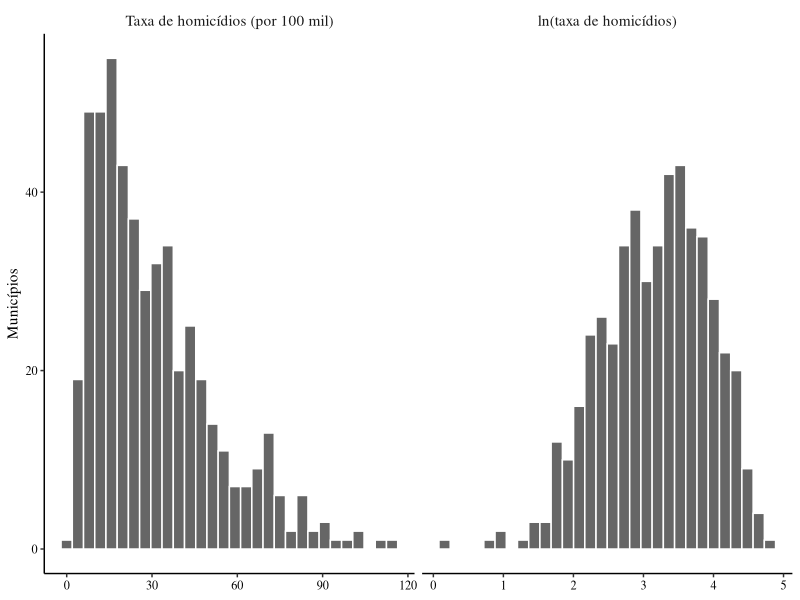
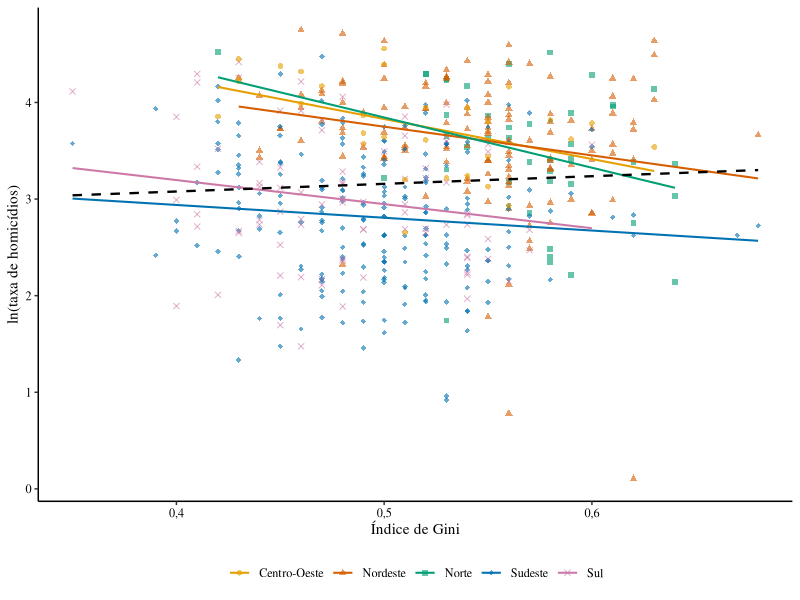
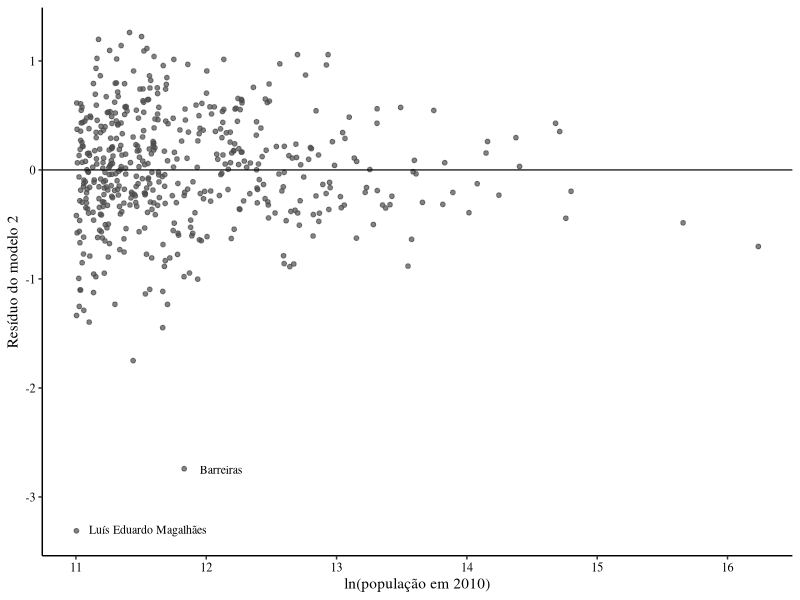
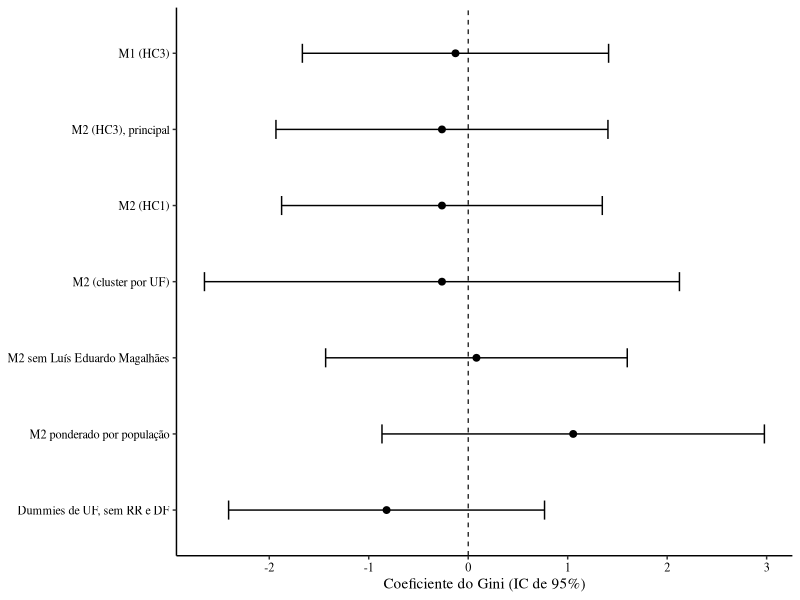

Recreate these plots in R, in order.
library(ggplot2)
d <- read.csv("dados/final/base_final.csv", fileEncoding = "UTF-8-BOM")
d$ln_taxa <- log(d$taxa_homicidio)
d$ln_dens <- log(d$densidade)
f2 <- ln_taxa ~ gini + desocupacao + anos_estudo_esperados + ln_renda_pc + pct_jovens_homens + pct_urbano + ln_pop + ln_dens + d_norte + d_nordeste + d_sul + d_centro_oeste
m2 <- lm(f2, d)
r <- read.csv("tabelas/robustez.csv")
r <- r[r$var == "gini", ]
dir.create("figuras", showWarnings = FALSE)
vc <- scales::label_number(decimal.mark = ",", big.mark = ".")
tema <- theme_classic(base_size = 11, base_family = "serif") + theme(axis.text = element_text(color = "black"), strip.background = element_blank(), strip.text = element_text(size = 11), legend.position = "bottom")
h <- rbind(data.frame(v = "Taxa de homicídios (por 100 mil)", x = d$taxa_homicidio), data.frame(v = "ln(taxa de homicídios)", x = d$ln_taxa))
h$v <- factor(h$v, levels = unique(h$v))
g1 <- ggplot(h, aes(x)) + geom_histogram(bins = 30, fill = "grey40", color = "white") + facet_wrap(~v, scales = "free_x") + scale_x_continuous(labels = vc) + labs(x = NULL, y = "Municípios") + tema
cores <- c("Centro-Oeste" = "#E69F00", "Nordeste" = "#D55E00", "Norte" = "#009E73", "Sudeste" = "#0072B2", "Sul" = "#CC79A7")
g3 <- ggplot(d, aes(gini, ln_taxa, color = regiao, shape = regiao)) + geom_point(alpha = 0.6, size = 1.6) + geom_smooth(method = "lm", se = FALSE, linewidth = 0.7) + geom_smooth(aes(group = 1), method = "lm", se = FALSE, color = "black", linetype = "dashed", linewidth = 0.8) + scale_color_manual(values = cores) + scale_shape_manual(values = c(16, 17, 15, 18, 4)) + scale_x_continuous(labels = vc) + scale_y_continuous(labels = vc) + labs(x = "Índice de Gini", y = "ln(taxa de homicídios)", color = NULL, shape = NULL) + tema
g4 <- ggplot(data.frame(ln_pop = d$ln_pop, res = resid(m2)), aes(ln_pop, res)) + geom_point(color = "grey30", size = 1.3, alpha = 0.7) + geom_hline(yintercept = 0, linewidth = 0.4) + annotate("text", x = 11.1, y = -3.3, label = "Luís Eduardo Magalhães", hjust = 0, size = 3, family = "serif") + annotate("text", x = 11.95, y = -2.75, label = "Barreiras", hjust = 0, size = 3, family = "serif") + scale_x_continuous(labels = vc) + scale_y_continuous(labels = vc) + labs(x = "ln(população em 2010)", y = "Resíduo do modelo 2") + tema
lab <- c("M1 (HC3)", "M2 (HC3), principal", "M2 (HC1)", "M2 (cluster por UF)", "M2 sem Luís Eduardo Magalhães", "M2 ponderado por população", "Dummies de UF, sem RR e DF")
k <- ifelse(r$modelo == "M2 cluster UF", qt(0.975, 26), 1.96)
r$lo <- r$beta - k * r$ep
r$hi <- r$beta + k * r$ep
r$modelo <- factor(r$modelo, levels = rev(unique(r$modelo)), labels = rev(lab))
g5 <- ggplot(r, aes(beta, modelo)) + geom_vline(xintercept = 0, linetype = "dashed", linewidth = 0.4) + geom_errorbar(aes(xmin = lo, xmax = hi), orientation = "y", width = 0.25, linewidth = 0.5) + geom_point(size = 2) + scale_x_continuous(labels = vc) + labs(x = "Coeficiente do Gini (IC de 95%)", y = NULL) + tema
ggsave("figuras/distribuicao_taxa.png", g1, width = 6.3, height = 3, dpi = 300, bg = "white")
ggsave("figuras/gini_regiao.png", g3, width = 6.3, height = 4.2, dpi = 300, bg = "white")
ggsave("figuras/residuos_ln_pop.png", g4, width = 6.3, height = 3.5, dpi = 300, bg = "white")
ggsave("figuras/robustez_gini.png", g5, width = 6.3, height = 3.5, dpi = 300, bg = "white")
